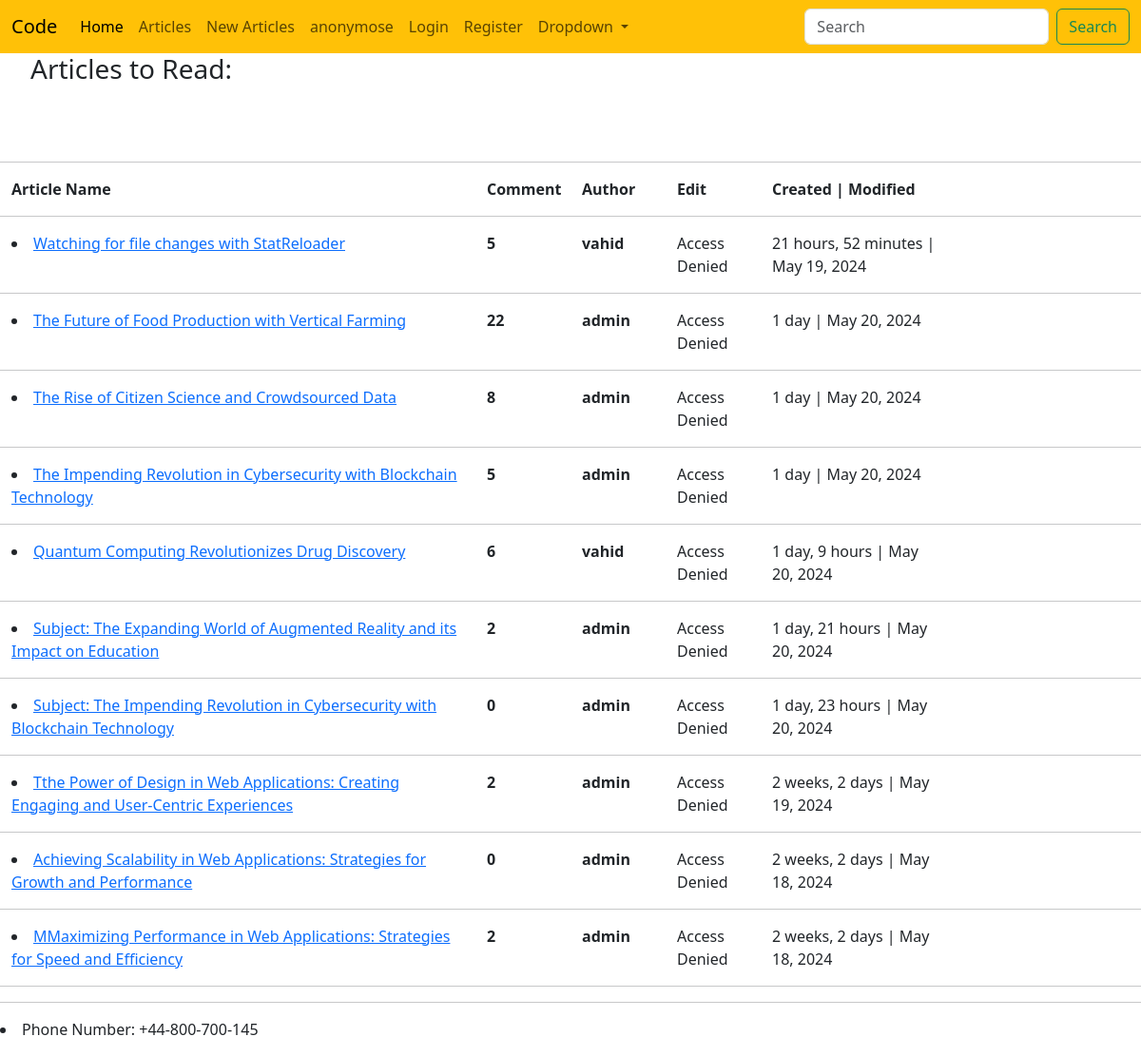
The app's page /articles/ with its own data.
### article/models.py (models this page shows, shortened)
class ArticleModel(models.Model):
    STATUS_OF_ARTICLE = (
        ("checking" , "Checking"),
        ("rejected" , "Rejected"),
        ("published" , "Published"),
    )
    Title = models.CharField(max_length=150)
    Body  = models.TextField(max_length=10000)
    Author= models.ForeignKey("auth.user", on_delete=models.CASCADE)
    Created = models.DateTimeField(auto_now_add=True)
    Edited = models.DateTimeField(auto_now=True)
    Status = models.CharField(max_length=15, choices=STATUS_OF_ARTICLE, default="checking")
    class Meta:
        ordering = ("-Created",)

### article/views.py (the view)
# urls.py: path('', ArticleListView.as_view(), name = "ArticleListView_url"),
class ArticleListView(ListView):
    model = ArticleModel
    template_name = "article/ArticleListView.html"
    context_object_name  = "articles"
    def get_queryset(self):
        return ArticleModel.objects.filter(Status='published')

### template/article/ArticleListView.html (shortened to what this page needs)
{% extends "base.html" %}
{% block title %}<ul><h3>Articles to Read:</h3></ul>{% endblock title %}
{% block content %}
<br>
<br>
<hr>
<div class="container-fluid">
    <div class="row">
    <div class="col col-lg-5 ">
        <strong>Article Name</strong>
    </div>
    <div class="col col-lg-1">
        <strong>Comment</strong>
    </div>
    <div class="col col-lg-1">
        <strong>Author</strong>
    </div>
    <div class="col col-lg-1">
       <strong>Edit</strong>
    </div>
    <div class="col col-lg-2">
        <strong>Created | Modified</strong>
     </div>
    </div>
</div>
<hr>
{% for article in articles  %}
    <div class="container-fluid">
        <div class="row">
        <div class="col col-lg-5">
            <li><a href="{% url "ArticleDetailView_url" article.id %}">{{article.Title}} </a></li>
        </div>
        <div class="col col-lg-1">
            <strong>{{article.comments.count}}</strong>
        </div>
        <div class="col col-lg-1">
            <strong>{{article.Author}}</strong>
        </div>
        <div class="col col-lg-1">
            {% if user == article.Author %}
                 <a href="{% url "ArticleUpdateView_url" article.id %}">Update<a/>  | <a href="{% url "ArticleDeleteView_url" article.id %}">Delete</a>
            {% else %}
                <h7>Access Denied</h7>
            {% endif %}
        </div>
        <div class="col col-lg-2">
            {{article.Created | timesince}} | {{article.Edited | date}}
        </div>
        </div>
    </div>
    <hr>
{% endfor %}
{% endblock content %}

### records on screen
ArticleModel: Title "Watching for file changes with StatReloader", comments.count "5", Author "vahid", shows "Access Denied", Created "21 hours, 52 minutes", Edited "May 19, 2024"
ArticleModel: Title "The Future of Food Production with Vertical Farming", comments.count "22", Author "admin", shows "Access Denied", Created "1 day", Edited "May 20, 2024"
ArticleModel: Title "The Rise of Citizen Science and Crowdsourced Data", comments.count "8", Author "admin", shows "Access Denied", Created "1 day", Edited "May 20, 2024"
ArticleModel: Title "The Impending Revolution in Cybersecurity with Blockchain Technology", comments.count "5", Author "admin", shows "Access Denied", Created "1 day", Edited "May 20, 2024"
ArticleModel: Title "Quantum Computing Revolutionizes Drug Discovery", comments.count "6", Author "vahid", shows "Access Denied", Created "1 day, 9 hours", Edited "May 20, 2024"
ArticleModel: Title "Subject: The Expanding World of Augmented Reality and its Impact on Education", comments.count "2", Author "admin", shows "Access Denied", Created "1 day, 21 hours", Edited "May 20, 2024"
ArticleModel: Title "Subject: The Impending Revolution in Cybersecurity with Blockchain Technology", comments.count "0", Author "admin", shows "Access Denied", Created "1 day, 23 hours", Edited "May 20, 2024"
ArticleModel: Title "Tthe Power of Design in Web Applications: Creating Engaging and User-Centric Experiences", comments.count "2", Author "admin", shows "Access Denied", Created "2 weeks, 2 days", Edited "May 19, 2024"
ArticleModel: Title "Achieving Scalability in Web Applications: Strategies for Growth and Performance", comments.count "0", Author "admin", shows "Access Denied", Created "2 weeks, 2 days", Edited "May 18, 2024"
ArticleModel: Title "MMaximizing Performance in Web Applications: Strategies for Speed and Efficiency", comments.count "2", Author "admin", shows "Access Denied", Created "2 weeks, 2 days", Edited "May 18, 2024"

### other values on screen
{{ Site_Name }} "Code"
{{ Phone_Number }} "+44-800-700-145"
